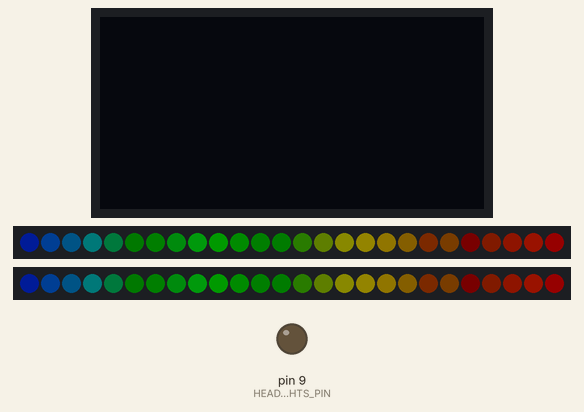
A sketch run on a simulated Arduino Uno, built with avr-gcc and run on an emulated ATmega328P. Parts: 128×64 one-colour display, 2 × 26 RGB LEDs in strip order, left to right, output pins drawn as LEDs (lit = HIGH). Dim RGB values are drawn brighter than linear.

Above: at 0.04 s.
At 9.99 s:
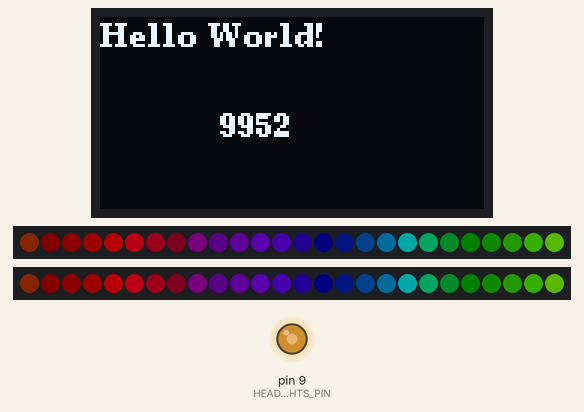
At 19.92 s:
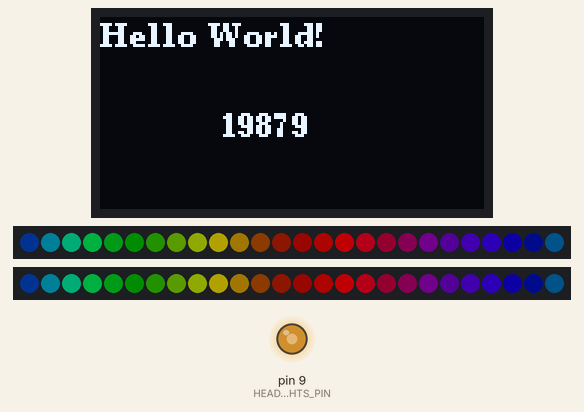
At 39.9 s:
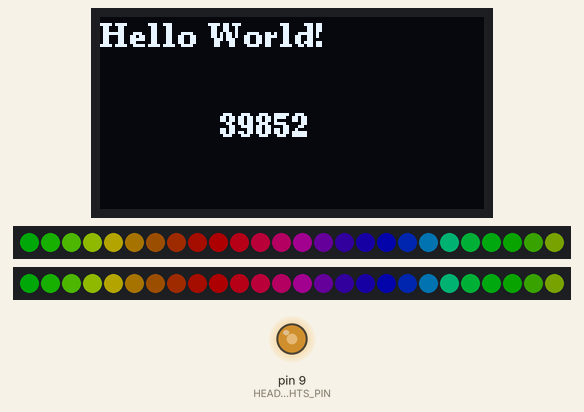
Timing chart, 0 to 40.0 s (numbered marks = the images above):
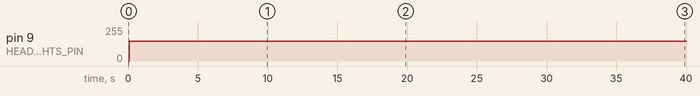

Measured:
- by itself, pin 9 (HEADLIGHTS_PIN): 0/255 → 150/255 at 0.08 s

The sketch:

Bobby_Car_Test.ino
```cpp
/**
 * Tests different functions of the Bobby Car
 * 128x64 OLED Display
 * WS2812B LED Strips
 * Headlights PWM control
 * Buzzer with melody
 */

#include "FastLED.h"
#include "pitches.h"
#include <Arduino.h>
#include <U8g2lib.h>
#include <Wire.h>

// FASTLED
#define DATA_PIN 4
#define DATA_PIN_2 5
#define LED_TYPE WS2812B
#define COLOR_ORDER GRB
#define NUM_LEDS 26
#define BRIGHTNESS 120
CRGB leds[NUM_LEDS];

// HEADLIGHTS
#define HEADLIGHTS_PIN 9
unsigned int headlightsBrightness = 0;

// DISPLAY
U8G2_SSD1306_128X64_NONAME_F_SW_I2C
u8g2(U8G2_R0, /* clock=*/SCL, /* data=*/SDA,
     /* reset=*/U8X8_PIN_NONE); // All Boards without Reset of the Display

// BUZZER
#define BUZZER_PIN 8
// notes in the melody:
int melody[] = {NOTE_C4, NOTE_G3, NOTE_G3, NOTE_A3,
                NOTE_G3, 0,       NOTE_B3, NOTE_C4};

// note durations: 4 = quarter note, 8 = eighth note, etc.:
int noteDurations[] = {4, 8, 8, 4, 4, 4, 4, 4};

void setup(void) {
  // doBuzzer();

  // tell FastLED about the LED strip configuration
  FastLED.addLeds<LED_TYPE, DATA_PIN, COLOR_ORDER>(leds, NUM_LEDS)
      .setCorrection(TypicalLEDStrip)
      .setDither(BRIGHTNESS < 255);
  FastLED.addLeds<LED_TYPE, DATA_PIN_2, COLOR_ORDER>(leds, NUM_LEDS)
      .setCorrection(TypicalLEDStrip)
      .setDither(BRIGHTNESS < 255);

  // set master brightness control
  FastLED.setBrightness(BRIGHTNESS);

  // Start display
  u8g2.begin();

  // Setup pin for headlights
  pinMode(HEADLIGHTS_PIN, OUTPUT);
}

void loop(void) {
  doLed();
  doDisplay();
  doHeadlights();
  // delay(1000);
}

void doLed() {
  pride();
  FastLED.show();
}

void doDisplay() {
  u8g2.clearBuffer();                  // clear the internal memory
  u8g2.setFont(u8g2_font_ncenB08_tr);  // choose a suitable font
  u8g2.drawStr(0, 10, "Hello World!"); // write something to the internal memory
  u8g2.setCursor(40, 40);
  u8g2.print(millis()); // write something to the internal memory
  u8g2.sendBuffer();    // transfer internal memory to the display
}

void doBuzzer() {
  // iterate over the notes of the melody:
  for (int thisNote = 0; thisNote < 8; thisNote++) {

    // to calculate the note duration, take one second divided by the note type.
    // e.g. quarter note = 1000 / 4, eighth note = 1000/8, etc.
    int noteDuration = 1000 / noteDurations[thisNote];
    tone(BUZZER_PIN, melody[thisNote], noteDuration);

    // to distinguish the notes, set a minimum time between them.
    // the note's duration + 30% seems to work well:
    int pauseBetweenNotes = noteDuration * 1.30;
    delay(pauseBetweenNotes);
    // stop the tone playing:
    noTone(BUZZER_PIN);
  }
}

void doHeadlights() {
  analogWrite(HEADLIGHTS_PIN, 150);
  headlightsBrightness += 20;
}

void pride() {
  static uint16_t sPseudotime = 0;
  static uint16_t sLastMillis = 0;
  static uint16_t sHue16 = 0;

  uint8_t sat8 = beatsin88(87, 220, 250);
  uint8_t brightdepth = beatsin88(341, 96, 224);
  uint16_t brightnessthetainc16 = beatsin88(203, (25 * 256), (40 * 256));
  uint8_t msmultiplier = beatsin88(147, 23, 60);

  uint16_t hue16 = sHue16; // gHue * 256;
  uint16_t hueinc16 = beatsin88(113, 1, 3000);

  uint16_t ms = millis();
  uint16_t deltams = ms - sLastMillis;
  sLastMillis = ms;
  sPseudotime += deltams * msmultiplier;
  sHue16 += deltams * beatsin88(400, 5, 9);
  uint16_t brightnesstheta16 = sPseudotime;

  for (uint16_t i = 0; i < NUM_LEDS; i++) {
    hue16 += hueinc16;
    uint8_t hue8 = hue16 / 256;

    brightnesstheta16 += brightnessthetainc16;
    uint16_t b16 = sin16(brightnesstheta16) + 32768;

    uint16_t bri16 = (uint32_t)((uint32_t)b16 * (uint32_t)b16) / 65536;
    uint8_t bri8 = (uint32_t)(((uint32_t)bri16) * brightdepth) / 65536;
    bri8 += (255 - brightdepth);

    CRGB newcolor = CHSV(hue8, sat8, bri8);

    uint16_t pixelnumber = i;
    pixelnumber = (NUM_LEDS - 1) - pixelnumber;

    nblend(leds[pixelnumber], newcolor, 64);
  }
}
```

pitches.h
```cpp
/*************************************************
   Public Constants
 *************************************************/

#define NOTE_B0 31
#define NOTE_C1 33
#define NOTE_CS1 35
#define NOTE_D1 37
#define NOTE_DS1 39
#define NOTE_E1 41
#define NOTE_F1 44
#define NOTE_FS1 46
#define NOTE_G1 49
#define NOTE_GS1 52
#define NOTE_A1 55
#define NOTE_AS1 58
#define NOTE_B1 62
#define NOTE_C2 65
#define NOTE_CS2 69
#define NOTE_D2 73
#define NOTE_DS2 78
#define NOTE_E2 82
#define NOTE_F2 87
#define NOTE_FS2 93
#define NOTE_G2 98
#define NOTE_GS2 104
#define NOTE_A2 110
#define NOTE_AS2 117
#define NOTE_B2 123
#define NOTE_C3 131
#define NOTE_CS3 139
#define NOTE_D3 147
#define NOTE_DS3 156
#define NOTE_E3 165
#define NOTE_F3 175
#define NOTE_FS3 185
#define NOTE_G3 196
#define NOTE_GS3 208
#define NOTE_A3 220
#define NOTE_AS3 233
#define NOTE_B3 247
#define NOTE_C4 262
#define NOTE_CS4 277
#define NOTE_D4 294
#define NOTE_DS4 311
#define NOTE_E4 330
#define NOTE_F4 349
#define NOTE_FS4 370
#define NOTE_G4 392
#define NOTE_GS4 415
#define NOTE_A4 440
#define NOTE_AS4 466
#define NOTE_B4 494
#define NOTE_C5 523
#define NOTE_CS5 554
#define NOTE_D5 587
#define NOTE_DS5 622
#define NOTE_E5 659
#define NOTE_F5 698
#define NOTE_FS5 740
#define NOTE_G5 784
#define NOTE_GS5 831
#define NOTE_A5 880
#define NOTE_AS5 932
#define NOTE_B5 988
#define NOTE_C6 1047
#define NOTE_CS6 1109
#define NOTE_D6 1175
#define NOTE_DS6 1245
#define NOTE_E6 1319
#define NOTE_F6 1397
#define NOTE_FS6 1480
#define NOTE_G6 1568
#define NOTE_GS6 1661
#define NOTE_A6 1760
#define NOTE_AS6 1865
#define NOTE_B6 1976
#define NOTE_C7 2093
#define NOTE_CS7 2217
#define NOTE_D7 2349
#define NOTE_DS7 2489
#define NOTE_E7 2637
#define NOTE_F7 2794
#define NOTE_FS7 2960
#define NOTE_G7 3136
#define NOTE_GS7 3322
#define NOTE_A7 3520
#define NOTE_AS7 3729
#define NOTE_B7 3951
#define NOTE_C8 4186
#define NOTE_CS8 4435
#define NOTE_D8 4699
#define NOTE_DS8 4978
```
